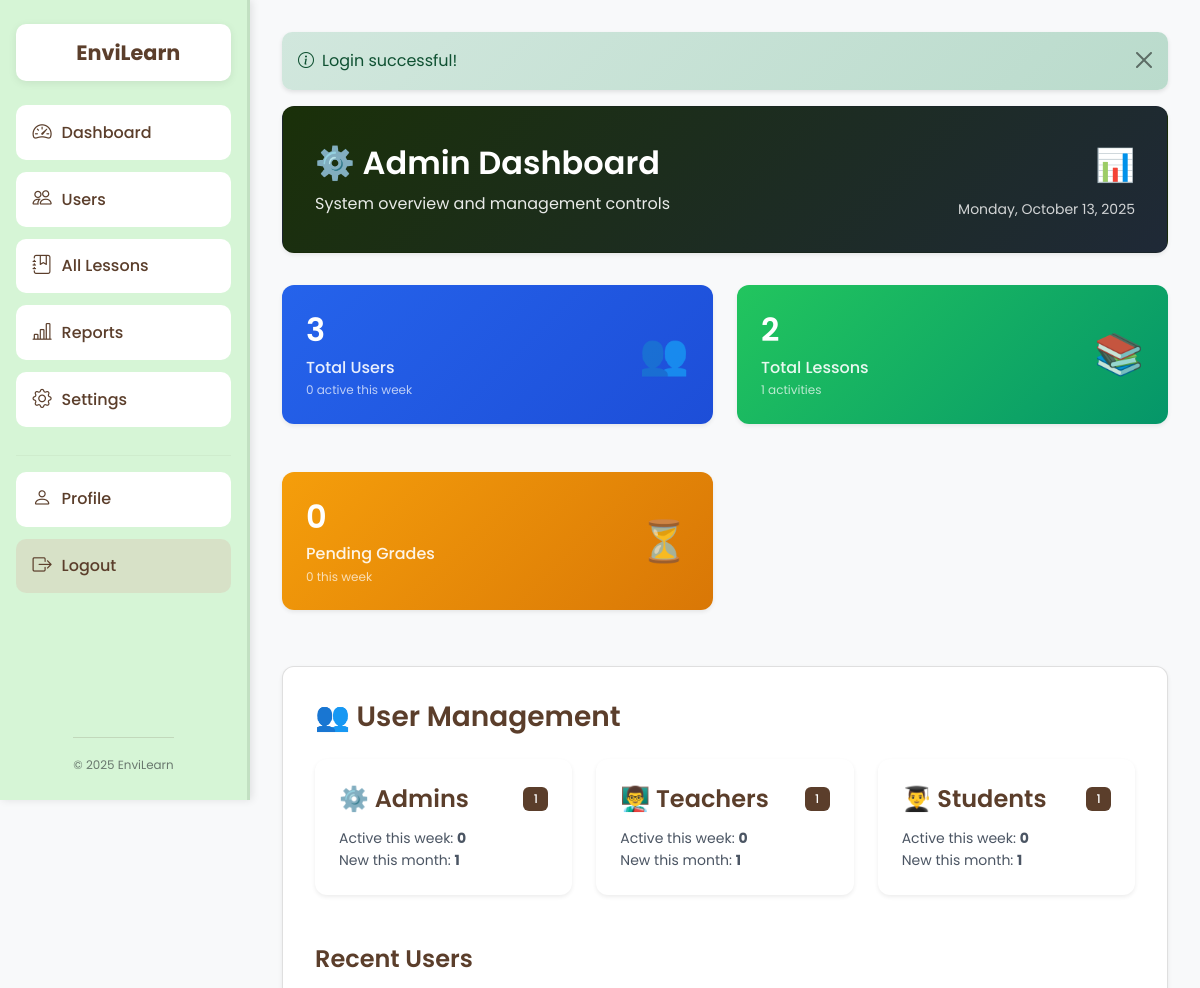
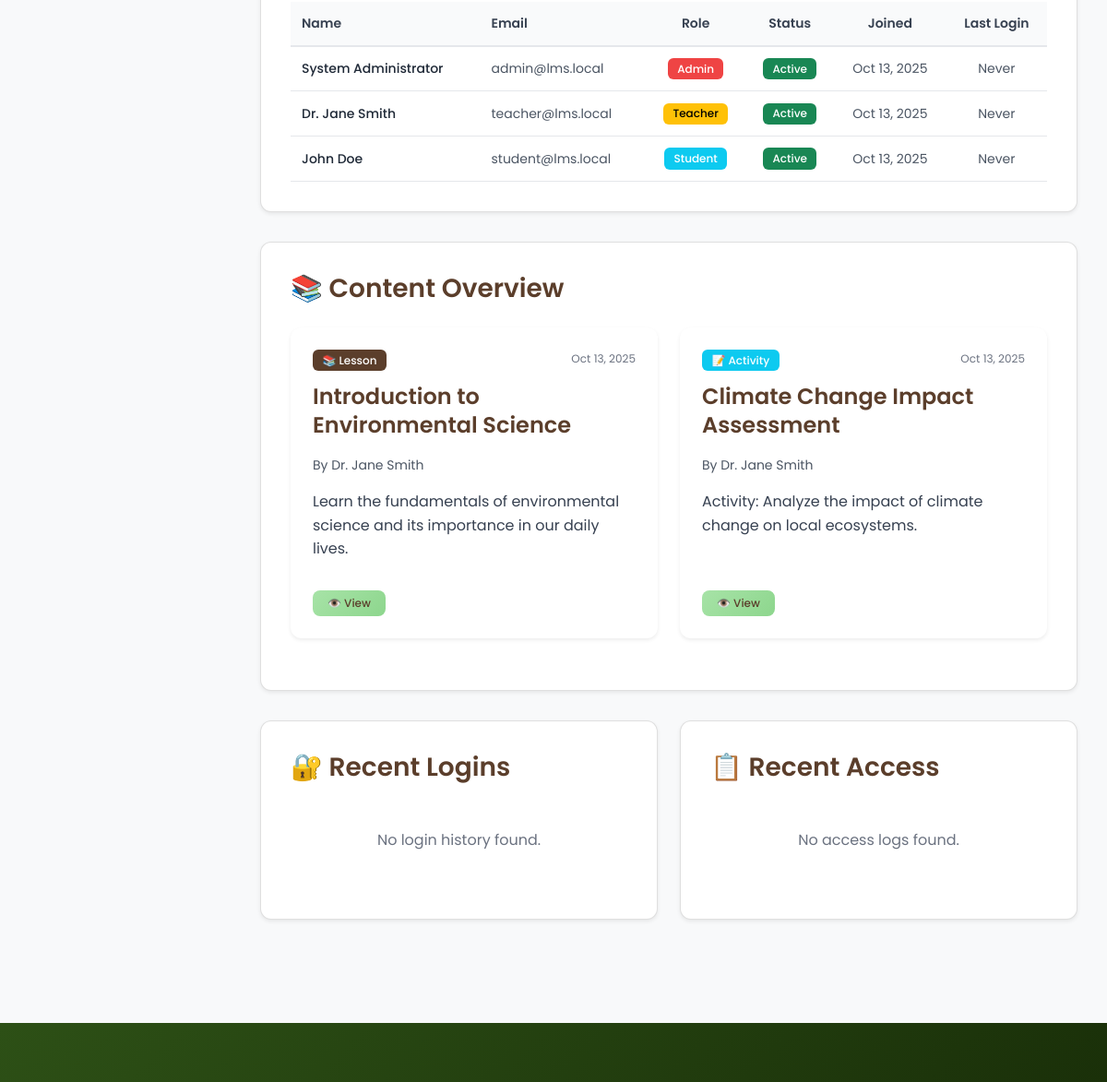
Screenshot of /index.php?page=admin_dashboard (signed in) with the database file from the repository (2 pictures, top to bottom).
### tables this page shows
CREATE TABLE IF NOT EXISTS `users` (
  `id` int(11) NOT NULL AUTO_INCREMENT,
  `name` varchar(100) NOT NULL,
  `email` varchar(100) NOT NULL UNIQUE,
  `password` varchar(255) NOT NULL,
  `role` enum('admin','teacher','student') NOT NULL DEFAULT 'student',
  `status` enum('active','inactive','suspended') NOT NULL DEFAULT 'active',
  `created_at` timestamp NOT NULL DEFAULT CURRENT_TIMESTAMP,
  `updated_at` timestamp NOT NULL DEFAULT CURRENT_TIMESTAMP ON UPDATE CURRENT_TIMESTAMP,
  `last_login` timestamp NULL DEFAULT NULL,
  PRIMARY KEY (`id`),
  KEY `idx_email` (`email`),
  KEY `idx_role` (`role`),
  KEY `idx_status` (`status`)
);

CREATE TABLE IF NOT EXISTS `lessons` (
  `id` int(11) NOT NULL AUTO_INCREMENT,
  `title` varchar(200) NOT NULL,
  `description` text,
  `content` longtext,
  `teacher_id` int(11) NOT NULL,
  `is_activity` tinyint(1) NOT NULL DEFAULT 0,
  `status` enum('draft','published','archived') NOT NULL DEFAULT 'draft',
  `due_date` timestamp NULL DEFAULT NULL,
  `max_points` int(11) DEFAULT 100,
  `created_at` timestamp NOT NULL DEFAULT CURRENT_TIMESTAMP,
  `updated_at` timestamp NOT NULL DEFAULT CURRENT_TIMESTAMP ON UPDATE CURRENT_TIMESTAMP,
  PRIMARY KEY (`id`),
  KEY `idx_teacher_id` (`teacher_id`),
  KEY `idx_status` (`status`),
  KEY `idx_is_activity` (`is_activity`),
  KEY `idx_created_at` (`created_at`),
  CONSTRAINT `fk_lessons_teacher` FOREIGN KEY (`teacher_id`) REFERENCES `users` (`id`) ON DELETE CASCADE
);

### templates/admin/dashboard.php (the view, shortened to what this page needs)
<?php
include __DIR__ . '/../common/header.php';
try {
    $userStats = $pdo->query("
        SELECT
            role,
            COUNT(*) as count,
            COUNT(CASE WHEN last_login >= DATE_SUB(NOW(), INTERVAL 7 DAY) THEN 1 END) as active_week,
            COUNT(CASE WHEN created_at >= DATE_SUB(NOW(), INTERVAL 30 DAY) THEN 1 END) as new_month
        FROM users
        WHERE status = 'active'
        GROUP BY role
    ")->fetchAll(PDO::FETCH_ASSOC);
    $contentStats = $pdo->query("
        SELECT
            COUNT(*) as total_lessons,
            COUNT(CASE WHEN is_activity = 1 THEN 1 END) as total_activities,
            COUNT(CASE WHEN created_at >= DATE_SUB(NOW(), INTERVAL 30 DAY) THEN 1 END) as new_content_month
        FROM lessons
    ")->fetch();
    $submissionStats = $pdo->query("
        SELECT
            COUNT(*) as total_submissions,
            COUNT(CASE WHEN status = 'submitted' THEN 1 END) as pending_grades,
            COUNT(CASE WHEN submitted_at >= DATE_SUB(NOW(), INTERVAL 7 DAY) THEN 1 END) as submissions_week
        FROM submissions
    ")->fetch();
    $recentUsers = $pdo->query("
        SELECT * FROM users
        WHERE status = 'active'
        ORDER BY created_at DESC
        LIMIT 10
    ")->fetchAll();
    $recentLessons = $pdo->query("
        SELECT l.*, u.name AS teacher_name
        FROM lessons l
        JOIN users u ON l.teacher_id = u.id
        ORDER BY l.created_at DESC
        LIMIT 10
    ")->fetchAll();
    $recentLogins = $pdo->query("
        SELECT lh.*, u.name AS user_name, u.role
        FROM login_history lh
        LEFT JOIN users u ON lh.user_id = u.id
        ORDER BY lh.login_at DESC
        LIMIT 15
    ")->fetchAll();
    $recentAccess = $pdo->query("
        SELECT a.*, u.name AS user_name, u.role
        FROM access_logs a
        LEFT JOIN users u ON a.user_id = u.id
        ORDER BY a.accessed_at DESC
        LIMIT 15
    ")->fetchAll();
} catch (Exception $e) {
    error_log("Admin dashboard error: " . $e->getMessage());
    $userStats = [];
    $contentStats = ['total_lessons' => 0, 'total_activities' => 0, 'new_content_month' => 0];
    $submissionStats = ['total_submissions' => 0, 'pending_grades' => 0, 'submissions_week' => 0];
    $recentUsers = [];
    $recentLessons = [];
    $recentLogins = [];
    $recentAccess = [];
}
$totalUsers = array_sum(array_column($userStats, 'count'));
$activeUsers = array_sum(array_column($userStats, 'active_week'));
$usersByRole = [];
foreach ($userStats as $stat) {
    $usersByRole[$stat['role']] = $stat;
}
?>
<div class="box" style="background: linear-gradient(135deg, var(--primary-dark), var(--gray-800)); color: white; margin-bottom: var(--space-8);">
    <div style="display: flex; align-items: center; justify-content: space-between; flex-wrap: wrap; gap: var(--space-4);">
        <div>
            <h2 style="color: white; margin-bottom: var(--space-2);">
                ⚙️ Admin Dashboard
            </h2>
            <p style="color: rgba(255,255,255,0.9); margin-bottom: 0;">
                System overview and management controls
            </p>
        </div>
        <div style="text-align: right;">
            <div style="font-size: 2rem; margin-bottom: var(--space-2);">📊</div>
            <div style="font-size: 0.875rem; color: rgba(255,255,255,0.8);">
                <?php echo date('l, F j, Y'); ?>
            </div>
        </div>
    </div>
</div>
<div class="grid" style="margin-bottom: var(--space-8);">
    <div class="card" style="background: linear-gradient(135deg, var(--primary-blue), #1d4ed8); color: white; border: none;">
        <div style="display: flex; align-items: center; justify-content: space-between;">
            <div>
                <h3 style="color: white; font-size: 2rem; margin-bottom: var(--space-1);"><?php echo $totalUsers; ?></h3>
                <p style="color: rgba(255,255,255,0.9); margin: 0; font-weight: 500;">Total Users</p>
                <p style="color: rgba(255,255,255,0.7); margin: 0; font-size: 0.75rem;">
                    <?php echo $activeUsers; ?> active this week
                </p>
            </div>
            <div style="font-size: 2.5rem; opacity: 0.8;">👥</div>
        </div>
    </div>
    <div class="card" style="background: linear-gradient(135deg, var(--success), #059669); color: white; border: none;">
        <div style="display: flex; align-items: center; justify-content: space-between;">
            <div>
                <h3 style="color: white; font-size: 2rem; margin-bottom: var(--space-1);">
                    <?php echo $contentStats['total_lessons']; ?>
                </h3>
                <p style="color: rgba(255,255,255,0.9); margin: 0; font-weight: 500;">Total Lessons</p>
                <p style="color: rgba(255,255,255,0.7); margin: 0; font-size: 0.75rem;">
                    <?php echo $contentStats['total_activities']; ?> activities
                </p>
            </div>
            <div style="font-size: 2.5rem; opacity: 0.8;">📚</div>
        </div>
    </div>
    <div class="card" style="background: linear-gradient(135deg, var(--warning), #d97706); color: white; border: none;">
        <div style="display: flex; align-items: center; justify-content: space-between;">
            <div>
                <h3 style="color: white; font-size: 2rem; margin-bottom: var(--space-1);">
                    <?php echo $submissionStats['pending_grades']; ?>
                </h3>
                <p style="color: rgba(255,255,255,0.9); margin: 0; font-weight: 500;">Pending Grades</p>
                <p style="color: rgba(255,255,255,0.7); margin: 0; font-size: 0.75rem;">
                    <?php echo $submissionStats['submissions_week']; ?> this week
                </p>
            </div>
            <div style="font-size: 2.5rem; opacity: 0.8;">⏳</div>
        </div>
    </div>
</div>
<div class="box" style="margin-bottom: var(--space-8);">
    <h3 style="margin-bottom: var(--space-6);">👥 User Management</h3>
    <div class="grid-2" style="margin-bottom: var(--space-6);">
        <?php foreach (['admin', 'teacher', 'student'] as $role): ?>
            <?php $roleData = $usersByRole[$role] ?? ['count' => 0, 'active_week' => 0, 'new_month' => 0]; ?>
            <div class="card">
                <div style="display: flex; align-items: center; justify-content: space-between; margin-bottom: var(--space-3);">
                    <h4 style="margin: 0; text-transform: capitalize;">
                        <?php echo $role === 'admin' ? '⚙️' : ($role === 'teacher' ? '👨‍🏫' : '👨‍🎓'); ?>
                        <?php echo ucfirst($role); ?>s
                    </h4>
                    <span class="badge badge-primary"><?php echo $roleData['count']; ?></span>
                </div>
                <div style="font-size: 0.875rem; color: var(--gray-600);">
                    <div>Active this week: <strong><?php echo $roleData['active_week']; ?></strong></div>
                    <div>New this month: <strong><?php echo $roleData['new_month']; ?></strong></div>
                </div>
            </div>
        <?php endforeach; ?>
    </div>
    <h4>Recent Users</h4>
    <?php if (empty($recentUsers)): ?>
        <p style="color: var(--gray-500); text-align: center; padding: var(--space-8);">No users found.</p>
    <?php else: ?>
        <div style="overflow-x: auto;">
            <table style="width: 100%; border-collapse: collapse; font-size: 0.875rem;">
                <thead>
                    <tr style="background: var(--gray-50); border-bottom: 2px solid var(--gray-200);">
                        <th style="padding: var(--space-3); text-align: left; font-weight: 600;">Name</th>
                        <th style="padding: var(--space-3); text-align: left; font-weight: 600;">Email</th>
                        <th style="padding: var(--space-3); text-align: center; font-weight: 600;">Role</th>
                        <th style="padding: var(--space-3); text-align: center; font-weight: 600;">Status</th>
                        <th style="padding: var(--space-3); text-align: center; font-weight: 600;">Joined</th>
                        <th style="padding: var(--space-3); text-align: center; font-weight: 600;">Last Login</th>
                    </tr>
                </thead>
                <tbody>
                    <?php foreach ($recentUsers as $user): ?>
                        <tr style="border-bottom: 1px solid var(--gray-200);">
                            <td style="padding: var(--space-3); font-weight: 500;">
                                <?php echo htmlspecialchars($user['name']); ?>
                            </td>
                            <td style="padding: var(--space-3); color: var(--gray-600);">
                                <?php echo htmlspecialchars($user['email']); ?>
                            </td>
                            <td style="padding: var(--space-3); text-align: center;">
                                <span class="badge badge-<?php echo $user['role'] === 'admin' ? 'error' : ($user['role'] === 'teacher' ? 'warning' : 'info'); ?>">
                                    <?php echo ucfirst($user['role']); ?>
                                </span>
                            </td>
                            <td style="padding: var(--space-3); text-align: center;">
                                <span class="badge badge-<?php echo $user['status'] === 'active' ? 'success' : 'warning'; ?>">
                                    <?php echo ucfirst($user['status']); ?>
                                </span>
                            </td>
                            <td style="padding: var(--space-3); text-align: center; color: var(--gray-600);">
                                <?php echo date('M j, Y', strtotime($user['created_at'])); ?>
                            </td>
                            <td style="padding: var(--space-3); text-align: center; color: var(--gray-600);">
                                <?php echo $user['last_login'] ? date('M j, g:i A', strtotime($user['last_login'])) : 'Never'; ?>
                            </td>
                        </tr>
                    <?php endforeach; ?>
                </tbody>
            </table>
        </div>
    <?php endif; ?>
</div>
<div class="box" style="margin-bottom: var(--space-8);">
    <h3 style="margin-bottom: var(--space-6);">📚 Content Overview</h3>
    <?php if (empty($recentLessons)): ?>
        <p style="color: var(--gray-500); text-align: center; padding: var(--space-8);">No lessons found.</p>
    <?php else: ?>
        <div class="grid">
            <?php foreach ($recentLessons as $lesson): ?>
                <div class="card">
                    <div style="display: flex; justify-content: space-between; align-items: start; margin-bottom: var(--space-3);">
                        <span class="badge badge-<?php echo $lesson['is_activity'] ? 'info' : 'primary'; ?>">
                            <?php echo $lesson['is_activity'] ? '📝 Activity' : '📚 Lesson'; ?>
                        </span>
                        <div style="font-size: 0.75rem; color: var(--gray-500);">
                            <?php echo date('M j, Y', strtotime($lesson['created_at'])); ?>
                        </div>
                    </div>
                    <h4><?php echo htmlspecialchars($lesson['title']); ?></h4>
                    <p style="color: var(--gray-600); font-size: 0.875rem;">
                        By <?php echo htmlspecialchars($lesson['teacher_name']); ?>
                    </p>
                    <p><?php echo nl2br(htmlspecialchars(substr($lesson['description'], 0, 100))); ?>
                    </p>
                    <div class="card-actions">
                        <a href="index.php?page=view_lesson&id=<?php echo $lesson['id']; ?>" class="btn btn-sm btn-secondary">
                            👁️ View
                        </a>
                    </div>
                </div>
            <?php endforeach; ?>
        </div>
    <?php endif; ?>
</div>
<div class="grid-2">
    <div class="box">
        <h3 style="margin-bottom: var(--space-6);">🔐 Recent Logins</h3>
        <?php if (empty($recentLogins)): ?>
            <p style="color: var(--gray-500); text-align: center; padding: var(--space-6);">No login history found.</p>
        <?php endif; ?>
    </div>
    <div class="box">
        <h3 style="margin-bottom: var(--space-6);">📋 Recent Access</h3>
        <?php if (empty($recentAccess)): ?>
            <p style="color: var(--gray-500); text-align: center; padding: var(--space-6);">No access logs found.</p>
        <?php endif; ?>
    </div>
</div>
<?php include __DIR__ . '/../common/footer.php'; ?>

### rows the page displays
users: name "System Administrator", email "admin@lms.local", role "Admin", status "Active", created_at "Oct 13, 2025", shows "Never"
users: name "Dr. Jane Smith", email "teacher@lms.local", role "Teacher", status "Active", created_at "Oct 13, 2025", shows "Never"
users: name "John Doe", email "student@lms.local", role "Student", status "Active", created_at "Oct 13, 2025", shows "Never"
lessons: is_activity "📚 Lesson", created_at "Oct 13, 2025", title "Introduction to Environmental Science", teacher.name "Dr. Jane Smith", description "Learn the fundamentals of environmental science and its importance in our daily lives."
lessons: is_activity "📝 Activity", created_at "Oct 13, 2025", title "Climate Change Impact Assessment", teacher.name "Dr. Jane Smith", description "Activity: Analyze the impact of climate change on local ecosystems."

### other values shown
$item['text'] "Dashboard"
$item['text'] "Users"
$item['text'] "All Lessons"
$item['text'] "Reports"
$item['text'] "Settings"
$flash['message'] "Login successful!"
$totalUsers "3"
$activeUsers "0"
$contentStats['total_lessons'] "2"
$contentStats['total_activities'] "1"
$submissionStats['pending_grades'] "0"
$submissionStats['submissions_week'] "0"
$role "Admin"
$roleData['count'] "1"
$roleData['active_week'] "0"
